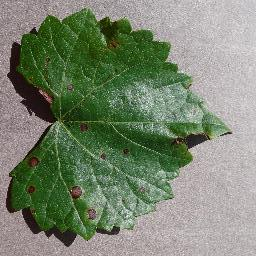
#> input picture dataset/Grape_black_rot_100/Grape_Black_rot10006.jpg, 256 x 256 px; its folder holds only this picture in this run
$ jupyter execute --allow-errors processing2.ipynb   (older library calls are emulated)
#> lines starting #> are read from the running program, lines starting #| are printed output that depends on the picture
## 1. Import Library

[cell 1]
import sys
import os
import cv2 as cv
import matplotlib.pyplot as plt
import numpy as np
import pandas as pd
from sklearn.model_selection import train_test_split
from sklearn.metrics import accuracy_score, classification_report, confusion_matrix
from skimage.feature import graycomatrix, graycoprops
from scipy.stats import entropy
from sklearn.ensemble import RandomForestClassifier
from sklearn.svm import SVC
from sklearn.neighbors import KNeighborsClassifier
import seaborn as sns
from IPython.display import display

Tahap pertama yang kita lakukan adalah memanggil semua *library* pendukung yang dibutuhkan dalam proses pengolahan citra dan klasifikasi. Di sini kita menggunakan `cv2` (OpenCV) dan `skimage` untuk mengolah gambar dan mengekstrak fitur teksturnya. Untuk perhitungan matriks, kita memakai `numpy`, sedangkan `pandas` akan kita gunakan untuk menyusun hasil ekstraksi menjadi tabel data yang rapi. Selain itu, kita juga mengimpor algoritma *Machine Learning* seperti Random Forest, SVM, dan KNN dari `scikit-learn` beserta alat ukur akurasinya. Terakhir, `matplotlib` dan `seaborn` disiapkan untuk menampilkan visualisasi grafik.

## 2. Load Dataset

Langkah selanjutnya adalah memuat gambar dataset ke dalam memori program. Kode di bawah ini akan membuka folder `dataset` dan membaca setiap sub-folder di dalamnya. Nama dari sub-folder tersebut otomatis dijadikan sebagai label kelas (misalnya, daun dengan *Black Rot* atau daun sehat). Setiap gambar yang berhasil dibaca akan disimpan dalam *array* `data`, dan labelnya disimpan dalam *array* `labels`. Jika ada gambar yang rusak, sistem akan otomatis melewatinya. Output di bawah ini akan menampilkan total gambar yang berhasil dimuat beserta daftar kelas yang ditemukan, untuk memastikan semua data sudah masuk dengan benar.

[cell 2]
data = []
labels = []
file_name = []

for sub_folder in os.listdir("dataset"):
    sub_folder_path = os.path.join("dataset", sub_folder)
    if os.path.isdir(sub_folder_path):
        for i, filename in enumerate(os.listdir(sub_folder_path)):
            img_path = os.path.join(sub_folder_path, filename)
            img = cv.imread(img_path)
#> img is the input picture: shape (256, 256, 3); mean B, G, R 111.9, 133.1, 121.8

            if img is None:
                continue

            data.append(img)
            labels.append(sub_folder)
            file_name.append(f"{sub_folder}_{i+1}.jpg")

print(f"Total gambar yang dimuat: {len(data)}")
#| Total gambar yang dimuat: 1
print(f"Daftar kelas yang ditemukan: {sorted(set(labels))}")

## 3. Definisi Pipeline Preprocessing

[cell 3]
TARGET_SIZE = (256, 256)

def gray(image, target_size=TARGET_SIZE):
#> called with target_size = (256, 256)
    resized = cv.resize(image, target_size)
    if len(resized.shape) == 3:
        gray_img = cv.cvtColor(resized, cv.COLOR_BGR2GRAY)
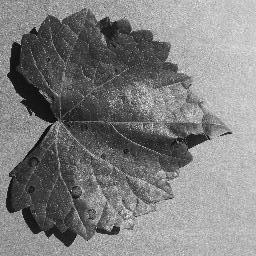
#> gray_img: shape (256, 256); min 1, max 249, mean 127.3
    else:
        gray_img = resized
    return gray_img.astype(np.uint8)

def median(image_input, kernel_size=5):
#> called with kernel_size = 5
    img = image_input.copy()
    pad_size = kernel_size // 2
    padded = np.pad(img, pad_size, mode='constant')
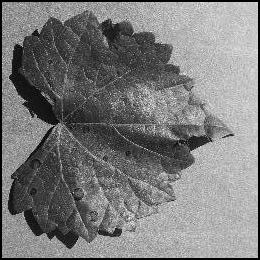
#> padded: shape (260, 260); min 0, max 249, mean 123.4
    height, width = img.shape
    K = kernel_size * kernel_size

    windows = np.zeros((K, height, width), dtype=np.uint8)
    idx = 0
    for di in range(kernel_size):
        for dj in range(kernel_size):
            windows[idx] = padded[di:di+height, dj:dj+width]
            idx += 1
#> after the loop, idx = 25

    half = (K + 1) // 2
    cum_count = np.zeros((height, width), dtype=np.int32)
    median_result = np.zeros((height, width), dtype=np.uint8)
    selesai = np.zeros((height, width), dtype=bool)

    for v in range(256):
        count_v = np.sum(windows == v, axis=0)
        cum_count = cum_count + count_v
        baru_capai = (cum_count >= half) & (~selesai)
        median_result[baru_capai] = v
        selesai = selesai | baru_capai
#> this loop made 256 passes
#> pass 1, in median, `count_v = np.sum(windows == v, axis=0)`:
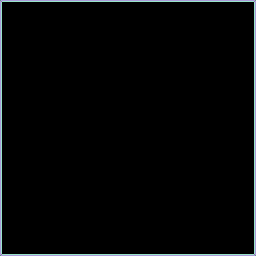
#> count_v: shape (256, 256) int64; 6 distinct labels, from 0 to 16; one colour per label, 0 black
#> pass 1, in median, `baru_capai = (cum_count >= half) & (~selesai)`:
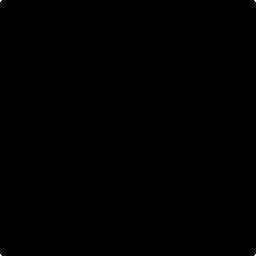
#> baru_capai: shape (256, 256) bool; 0.02% white in thin lines or dots
#> after the loop:
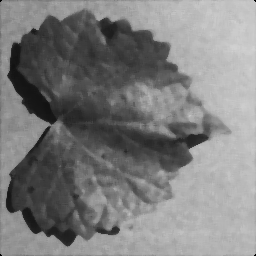
#> median_result: shape (256, 256); min 0, max 210, mean 125.7

    return median_result.astype(np.uint8)

def histogram_equalization(image_input):
    img = image_input.copy()
    L = 256
    counts, _ = np.histogram(img, bins=L, range=(0, L))
#> counts = 256 values, max 1021 at index 180, min 0 at index 1, mean 256
    cdf = np.cumsum(counts)
#> cdf = 256 values from 12 to 65536

    cdf_min = np.min(cdf[cdf > 0])
#> cdf_min = 12
    total_pixel = np.sum(counts)
#> total_pixel = 65536

    mapping = np.round((cdf - cdf_min) / (total_pixel - cdf_min) * (L - 1))
#> mapping = 256 values from 0 to 255
    mapping = np.clip(mapping, 0, L - 1)
    return mapping[img].astype(np.uint8)
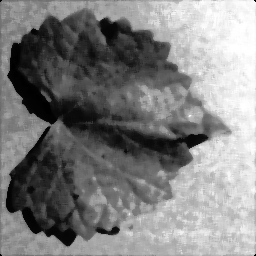
#> returned value: shape (256, 256); min 0, max 255, mean 128.5

def convolution(img, kernel):
    size = kernel.shape[0]
    pad_size = size // 2
    padded = np.pad(img, pad_size, mode='constant')
#> padded: shape (258, 258)
    canvas = np.zeros_like(img).astype(np.float32)
    height, width = img.shape

    for i in range(height):
        for j in range(width):
            region = padded[i:i+size, j:j+size]
            canvas[i,j] = np.sum(region * kernel)
    return canvas

def edge(img, kernelx, kernely):
    gx = convolution(img, kernelx)
    gy = convolution(img, kernely)
    canvas = np.abs(gx) + np.abs(gy)
    canvas = canvas * 255.0 / np.max(canvas)
    return np.clip(canvas, 0, 255).astype(np.uint8)

sobelX = np.array([[-1, 0, 1], [-2, 0, 2], [-1, 0, 1]], dtype=np.float32)
sobelY = np.array([[1, 2, 1], [0, 0, 0], [-1, -2, -1]], dtype=np.float32)
robertsX = np.array([[1, 0], [0, -1]], dtype=np.float32)
robertsY = np.array([[0, 1], [-1, 0]], dtype=np.float32)

def prepro(image):
    img1 = gray(image)
    img2 = median(img1)
    img3 = histogram_equalization(img2)
    img4 = edge(img3, sobelX, sobelY)
    img5 = edge(img4, robertsX, robertsY)
#> in convolution (call 3), `padded = np.pad(img, pad_size, mode='constant')`:
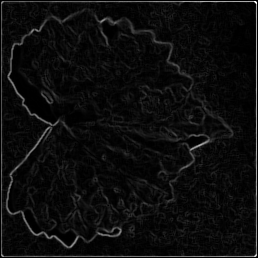
#> padded: shape (258, 258); min 0, max 255, mean 12.8
#> after the loop in convolution (call 3), `for i in range(height):`:
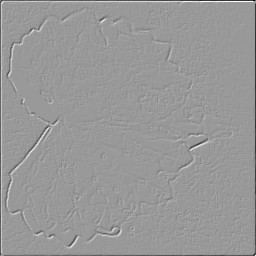
#> canvas: shape (256, 256) float32; min -251, max 167, mean -1.1; drawn with min black and max white
#> after the loop in convolution (call 4), `for i in range(height):`:
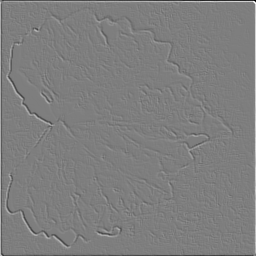
#> canvas: shape (256, 256) float32; min -251, max 255, mean 0.2; drawn with min black and max white
#> in edge (call 2), `canvas = np.abs(gx) + np.abs(gy)`:
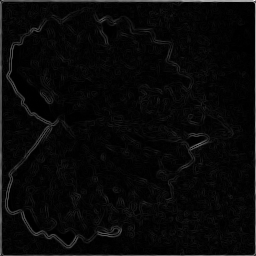
#> canvas: shape (256, 256) float32; min 0, max 502, mean 17.7; drawn with min black and max white
    return img1, img2, img3, img4, img5

def run_prepro(image):
    _, _, _, _, final_img = prepro(image)
    return final_img

Sebelum mulai mengambil ciri atau fitur dari daun, gambar mentah perlu melalui proses *preprocessing*. Tujuannya agar informasi tekstur dan bentuk tepi daun menjadi lebih jelas, sementara *noise* (gangguan kecil pada gambar) bisa dikurangi. Pada blok kode di atas, kita merangkai beberapa tahap secara berurutan:
1. `gray`: Mengubah ukuran gambar menjadi standar 256x256 piksel dan membuang warna aslinya menjadi hitam-putih (*Grayscale*), agar sistem lebih fokus pada analisis tekstur.
2. `median`: Menggunakan *Median Filter* untuk menghaluskan gambar dan mengurangi *noise* tanpa merusak bentuk batas asli dari objek daun.
3. `histogram_equalization`: Meratakan kontras gambar sehingga perbedaan antara bagian yang terang dan gelap menjadi jauh lebih tegas.
4. `convolution` dan `edge`: Menggunakan operator *Sobel* dan *Roberts* untuk mendeteksi tepi gambar, sehingga pola tulang daun dan bercak infeksi penyakit menjadi sangat terlihat menonjol.
Semua tahapan ini kemudian digabungkan dengan rapi ke dalam satu fungsi pemanggil utama bernama `prepro`.

## 4. Visualisasi Hasil Preprocessing

Untuk melihat langsung bagaimana fungsi *preprocessing* bekerja, kita akan mencoba memproses beberapa contoh gambar dari setiap kelas. Kode di bawah ini akan mengambil sampel gambar secara acak dan memprosesnya langkah demi langkah.

Begitu kode dijalankan, akan muncul kumpulan gambar yang menunjukkan proses perubahannya. Mulai dari perubahan ke format abu-abu (*Gray*), penghalusan tekstur (*Median*), penegasan warna (*Equalisasi*), hingga penajaman batas-batas tepi daun menggunakan metode *Sobel* dan *Roberts*. Dari gambar ini, kita bisa melihat dengan jelas bagaimana pola bercak penyakit pada daun yang sakit ditonjolkan menjadi garis-garis yang sangat padat dan kontras jika dibandingkan dengan garis mulus pada daun yang sehat.

[cell 4]
dataPreprocessed = [run_prepro(img) for img in data]
#> dataPreprocessed = 1 item
unique_labels = sorted(set(labels))
nama_step = ['Gray', 'Median', 'Equalisasi', 'Sobel', 'Roberts']

#> (the rest of this cell did not finish here and is left out)

## 5. Definisi Fungsi Feature Extraction GLCM

[cell 5]
def glcm(image, derajat):
    if derajat == 0:
        angles = [0]
    elif derajat == 45:
        angles = [np.pi / 4]
    elif derajat == 90:
        angles = [np.pi / 2]
    elif derajat == 135:
        angles = [3 * np.pi / 4]
    else:
        raise ValueError("Angle harus 0, 45, 90, atau 135.")

    matrix = graycomatrix(image, [1], angles, 256, symmetric=True, normed=True)
    return matrix

def correlation(matriks):
    return graycoprops(matriks, 'correlation')[0, 0]

def dissimilarity(matriks):
    return graycoprops(matriks, 'dissimilarity')[0, 0]

def homogenity(matriks):
    return graycoprops(matriks, 'homogeneity')[0, 0]

def contrast(matriks):
    return graycoprops(matriks, 'contrast')[0, 0]

def ASM(matriks):
    return graycoprops(matriks, 'ASM')[0, 0]

def energy(matriks):
    return graycoprops(matriks, 'energy')[0, 0]

def entropyGlcm(matriks):
    return entropy(matriks.ravel())

Setelah gambar diproses, kita menggunakan metode *Gray-Level Co-occurrence Matrix* (GLCM) untuk mengekstrak atau mengambil nilai ciri teksturnya secara sistematis. Fungsi `glcm` di atas bertugas membuat matriks yang menghitung seberapa sering dua piksel dengan intensitas warna tertentu muncul secara bersebelahan pada sudut tertentu.

Dari matriks dasar tersebut, kita lalu membuat tujuh fungsi lanjutan untuk mengambil nilai fitur yang spesifik: `Correlation` (mengukur keteraturan pola linier), `Contrast` dan `Dissimilarity` (mengukur perbedaan intensitas atau tingkat kekasaran tekstur), `Homogeneity` (mengukur tingkat kemulusan atau keseragaman gambar), `ASM` dan `Energy` (menilai kestabilan pola secara keseluruhan), serta `Entropy` (mengukur tingkat keacakan pola). Daun yang terkena penyakit seperti *Black Rot* umumnya akan menunjukkan nilai *Entropy* dan *Contrast* yang lebih tinggi karena adanya bercak acak yang merusak susunan alami daun.

## 6. Komputasi Matriks Probabilitas Multi-Sudut

[cell 6]
Derajat0, Derajat45, Derajat90, Derajat135 = [], [], [], []

for img in dataPreprocessed:
    Derajat0.append(glcm(img, 0))
    Derajat45.append(glcm(img, 45))
    Derajat90.append(glcm(img, 90))
    Derajat135.append(glcm(img, 135))
#> this loop made 1 pass
#> after the loop, Derajat0 = 1 item; Derajat135 = 1 item; Derajat45 = 1 item; Derajat90 = 1 item

Bercak penyakit pada daun bisa muncul dengan arah penyebaran yang tidak beraturan. Jika kita hanya melihat arah tekstur dari satu sudut pandang saja, kita mungkin akan kehilangan banyak informasi penting. Oleh karena itu, blok kode di atas menjalankan proses perhitungan GLCM dari 4 sudut orientasi yang berbeda sekaligus: 0, 45, 90, dan 135 derajat. Hasil matriks dari masing-masing sudut ini kemudian disimpan secara terpisah agar siap diekstrak nilainya pada tahapan selanjutnya.

## 7. Inisialisasi Array Feature Extraction

[cell 7]
Kontras0, Kontras45, Kontras90, Kontras135 = [], [], [], []
dissimilarity0, dissimilarity45, dissimilarity90, dissimilarity135 =  [], [], [], []
homogenity0, homogenity45, homogenity90, homogenity135 = [], [], [], []
entropy0, entropy45, entropy90, entropy135 =  [], [], [], []
ASM0, ASM45, ASM90, ASM135 =  [], [], [], []
energy0, energy45, energy90, energy135 =  [], [], [], []
correlation0, correlation45, correlation90, correlation135 = [], [], [], []

Sebelum memulai penarikan tujuh fitur GLCM dari empat sudut yang berbeda, kita perlu menyiapkan tempat penampungannya. Kode di atas mendeklarasikan 28 daftar (*list*) kosong yang masing-masingnya akan menyimpan hasil perhitungan dari persilangan fitur dan sudut tersebut. Persiapan ini sangat penting agar struktur nilai fitur yang dihasilkan nanti tetap tersusun rapi dan tidak saling tercampur.

## 8. Feature Extraction: Correlation

[cell 8]
for i in range(len(dataPreprocessed)):
    correlation0.append(correlation(Derajat0[i]))
    correlation45.append(correlation(Derajat45[i]))
    correlation90.append(correlation(Derajat90[i]))
    correlation135.append(correlation(Derajat135[i]))
#> this loop made 1 pass
#> after the loop, correlation0 = [0.727]; correlation135 = [0.489]; correlation45 = [0.488]; correlation90 = [0.788]

Kode di atas mulai mengekstrak fitur analisis yang pertama, yaitu `Correlation` (Korelasi). Fitur ini bertugas mengukur seberapa teratur hubungan garis antar piksel yang saling berdekatan. Pada spesimen daun yang sehat, nilai korelasi ini biasanya lebih stabil karena pola tulang daunnya terbentuk secara konsisten, utuh, dan alami.

## 9. Feature Extraction: Contrast

[cell 9]
for i in range(len(dataPreprocessed)):
    Kontras0.append(contrast(Derajat0[i]))
    Kontras45.append(contrast(Derajat45[i]))
    Kontras90.append(contrast(Derajat90[i]))
    Kontras135.append(contrast(Derajat135[i]))
#> after the loop, Kontras0 = [146.3]; Kontras135 = [229.4]; Kontras45 = [229.9]; Kontras90 = [116.9]

Proses ekstraksi dilanjutkan dengan mengambil nilai `Contrast` (Kekontrasan). Fitur eksponensial ini sangat berguna untuk mendeteksi perbedaan intensitas batas yang drastis pada gambar. Kehadiran spot bercak penyakit yang pekat di atas permukaan daun terang akan langsung menghasilkan rekam angka kontras yang tinggi, sehingga mempermudah sistem untuk mengenali ciri daun yang terinfeksi.

## 10. Feature Extraction: Dissimilarity

[cell 10]
for i in range(len(dataPreprocessed)):
    dissimilarity0.append(dissimilarity(Derajat0[i]))
    dissimilarity45.append(dissimilarity(Derajat45[i]))
    dissimilarity90.append(dissimilarity(Derajat90[i]))
    dissimilarity135.append(dissimilarity(Derajat135[i]))
#> after the loop, dissimilarity0 = [4.52]; dissimilarity135 = [5.97]; dissimilarity45 = [5.87]; dissimilarity90 = [4.41]

Selanjutnya kita menarik nilai `Dissimilarity` (Ketidaksamaan). Fungsi dan perannya hampir sama dengan `Contrast` karena ia juga mengukur tingkat perbedaan antar piksel. Namun, karena perhitungannya tidak menggunakan skala kuadrat (lebih linier), fitur ini cenderung lebih fokus dalam menangkap keanekaragaman tekstur kekasaran ringan yang ada pada lesi daun.

## 11. Feature Extraction: Homogeneity

[cell 11]
for i in range(len(dataPreprocessed)):
    homogenity0.append(homogenity(Derajat0[i]))
    homogenity45.append(homogenity(Derajat45[i]))
    homogenity90.append(homogenity(Derajat90[i]))
    homogenity135.append(homogenity(Derajat135[i]))
#> after the loop, homogenity0 = [0.331]; homogenity135 = [0.28]; homogenity45 = [0.287]; homogenity90 = [0.329]

Blok kode di atas menjalankan proses ekstraksi untuk fitur `Homogeneity` (Homogenitas), yang bertujuan mengukur seberapa halus dan seragam permukaan suatu gambar. Daun sehat sebagai kelompok kontrol akan senantiasa memelihara konsistensi integritas permukaannya, yang menyebabkan nilai ekstraksi kemulusan pada fitur ini selalu menempati angka yang jauh lebih tinggi.

## 12. Feature Extraction: Entropy

[cell 12]
for i in range(len(dataPreprocessed)):
    entropy0.append(entropyGlcm(Derajat0[i]))
    entropy45.append(entropyGlcm(Derajat45[i]))
    entropy90.append(entropyGlcm(Derajat90[i]))
    entropy135.append(entropyGlcm(Derajat135[i]))
#> after the loop, entropy0 = [5.53]; entropy135 = [5.64]; entropy45 = [5.62]; entropy90 = [5.52]

Pada blok ini, kita melangsungkan pengukuran angka `Entropy` (Entropi). Dalam analisis fitur, ini berfungsi sebagai parameter pengukur tingkat keacakan tekstur (*noise*). Saat jaringan kutikula daun mengalami disrupsi akibat jamur *Black Rot*, kontinuitas warnanya akan hancur acak. Semakin tersebar bercak kerusakan yang ada, maka tingkat entropinya akan melonjak semakin tinggi.

## 13. Feature Extraction: ASM

[cell 13]
for i in range(len(dataPreprocessed)):
    ASM0.append(ASM(Derajat0[i]))
    ASM45.append(ASM(Derajat45[i]))
    ASM90.append(ASM(Derajat90[i]))
    ASM135.append(ASM(Derajat135[i]))
#> after the loop, ASM0 = [0.00986]; ASM135 = [0.00847]; ASM45 = [0.00873]; ASM90 = [0.00988]

Pengambilan nilai fitur berikutnya adalah `Angular Second Moment` (ASM). Komputasi metrik ini menargetkan pencarian dominansi tingkat keseragaman pola visual di dalam suatu gambar. Angka ASM yang terekam akan banyak memandu model *Machine Learning* untuk mengevaluasi seberapa tinggi tingkat stabilitas spasial yang ada di dalam spesimen secara keseluruhan.

## 14. Feature Extraction: Energy

[cell 14]
for i in range(len(dataPreprocessed)):
    energy0.append(energy(Derajat0[i]))
    energy45.append(energy(Derajat45[i]))
    energy90.append(energy(Derajat90[i]))
    energy135.append(energy(Derajat135[i]))
#> after the loop, energy0 = [0.0993]; energy135 = [0.092]; energy45 = [0.0935]; energy90 = [0.0994]

Fitur analitis yang terakhir kita operasikan adalah `Energy` (Energi). Properti numerik ini sejatinya diturunkan langsung dari perhitungan akar nilai ASM sebelumnya. Fungsi utamanya adalah untuk menyederhanakan dan memperkecil rentang angka. Pengecilan jarak antar variabel ini sangatlah bermanfaat karena membuat input angka jadi lebih mulus dan bersahabat ketika dikalkulasikan oleh algoritma model pada tahapan berikutnya.

## 15. Pembentukan DataFrame

Setelah seluruh proses ekstraksi rampung, kita memiliki koleksi 28 jenis fitur observasi yang nilainya masih terpencar. Agar data fitur spasial ini bisa dibaca dengan baik oleh sistem permodelan, kita harus menggabungkannya ke dalam format tabel data menggunakan struktur `pandas DataFrame`.

Kode di bawah ini merangkum dan mengikat seluruh 28 kolom fitur tersebut dengan tambahan kolom identitas nama file (`Filename`) serta label kelas aslinya (`Label`). Output visual yang muncul tepat di bawah blok ini adalah representasi dari beberapa baris teratas dataset utuh kita. Tabel ini kini sudah rapi dan representatif untuk mewakili rekam digital dari setiap lembar daun.

[cell 15]
dataTable = {'Filename': file_name, 'Label': labels,
        'Contrast0': Kontras0, 'Contrast45': Kontras45, 'Contrast90': Kontras90, 'Contrast135': Kontras135,
        'Homogeneity0': homogenity0, 'Homogeneity45': homogenity45, 'Homogeneity90': homogenity90, 'Homogeneity135': homogenity135,
        'Dissimilarity0': dissimilarity0, 'Dissimilarity45': dissimilarity45, 'Dissimilarity90': dissimilarity90, 'Dissimilarity135': dissimilarity135,
        'Entropy0': entropy0, 'Entropy45': entropy45, 'Entropy90': entropy90, 'Entropy135': entropy135,
        'ASM0': ASM0, 'ASM45': ASM45, 'ASM90': ASM90, 'ASM135': ASM135,
        'Energy0': energy0, 'Energy45': energy45, 'Energy90': energy90, 'Energy135': energy135,
        'Correlation0': correlation0, 'Correlation45': correlation45, 'Correlation90': correlation90, 'Correlation135': correlation135,
        }
df = pd.DataFrame(dataTable)
#> df = table of 1 rows and 30 columns
display(df.head())

## 16. Feature Selection dengan Threshold Korelasi

Terlalu banyak fitur analitik kadang justru menjadi bumerang (*overfitting*). Jika algoritma belajar dari variabel-variabel informasi yang sifatnya hanya menduplikasi satu sama lain, kinerjanya malah akan terganggu. Karenanya, tahapan *Feature Selection* di sini wajib kita lakukan.

Kode di bawah membandingkan nilai kemiripan korelasi antar fitur. Jika sistem mendeteksi ada sepasang fitur yang korelasinya melampaui angka 0.95 (hampir kembar identik secara informasi), maka salah satu dari fitur redundan itu akan langsung dihapus. Output grafis di bawah akan mencetak ringkasan fitur tangguh yang sukses dipertahankan, lengkap dengan ilustrasi *Heatmap* atau peta panas. Warna cerah/gelap pada *Heatmap* menegaskan kemandirian (*independensi*) dari sisa variabel tersebut sehingga mereka sudah terbukti efisien untuk diumpankan ke model.

[cell 16]
corr_matrix = df.drop(columns=['Label','Filename']).corr()
#> corr_matrix = table of 28 rows and 28 columns
threshold = 0.95
columns_to_keep = np.full((corr_matrix.shape[0],), True, dtype=bool)

for i in range(corr_matrix.shape[0]):
    for j in range(i+1, corr_matrix.shape[0]):
        if abs(corr_matrix.iloc[i,j]) >= threshold:
            if columns_to_keep[j]:
                columns_to_keep[j] = False

selected_columns = df.drop(columns=['Label','Filename']).columns[columns_to_keep]
X_selected = df[selected_columns]
#> X_selected = table of 1 rows and 28 columns
y = df['Label']

print(f"Dimensi fitur inisial (Pre-selection) : 28")
print(f"Dimensi fitur akhir (Post-selection) : {len(selected_columns)}")
#| Dimensi fitur akhir (Post-selection) : 28
print(f"Kumpulan variabel fitur fungsional terpilih: {list(selected_columns)}")
#> (printed output is left out)

plt.figure(figsize=(12, 10))
#> (this line was passed over: IPython is not available in this run)
sns.heatmap(X_selected.corr(), annot=True, cmap='Blues', fmt=".2f", linewidths=.5)
#> (this line was passed over: IPython is not available in this run)
plt.title('Korelasi Parameter Analisis (Feature Selection Heatmap)', fontsize=16, pad=20)
#> (this line was passed over: IPython is not available in this run)
plt.show()
